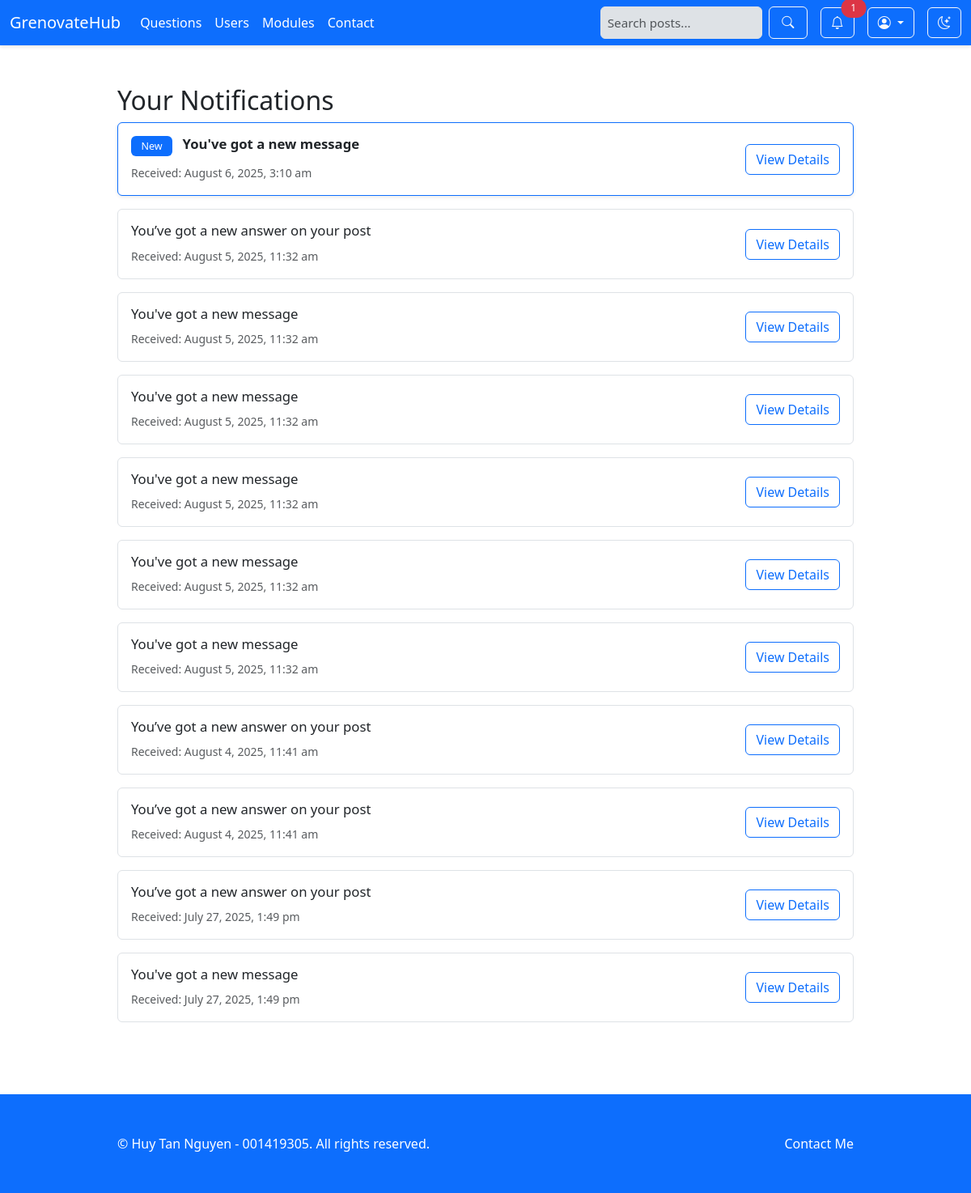
/web1-project-final/get_notification.php (signed in), run on the app's committed database.
### tables this page shows
CREATE TABLE `notifications` (
  `ID` bigint(20) NOT NULL,
  `UserID` bigint(20) DEFAULT NULL,
  `NotificationTitle` varchar(255) NOT NULL,
  `Type` varchar(50) NOT NULL,
  `RelatedEntityID` bigint(20) NOT NULL,
  `DateCreated` timestamp NOT NULL DEFAULT current_timestamp(),
  `IsRead` tinyint(1) NOT NULL DEFAULT 0
);

### web1-project-final/get_notification.php (called while the page is built, shortened)
<?php
include_once 'includes/DatabaseConnection.php';
include_once 'includes/DatabaseFunction.php';
$user_id = $_SESSION['user_id'];
$notifications = getAllUserNotifications($pdo, $user_id);
include 'templates/get_notification.html.php';
include 'templates/layout.html.php';
?>

### web1-project-final/includes/DatabaseFunction.php (called while the page is built, shortened)
<?php
function query($pdo, $sql, $parameters = []) {
    $query = $pdo->prepare($sql);
    foreach ($parameters as $key => $value) {
        if (is_int($value)) {
            $query->bindValue($key, $value, PDO::PARAM_INT);
        } else if (is_bool($value)) {
            $query->bindValue($key, $value, PDO::PARAM_BOOL);
        } else if (is_null($value)) {
            $query->bindValue($key, $value, PDO::PARAM_NULL);
        } else {
            $query->bindValue($key, $value, PDO::PARAM_STR);
        }
    }
    $query->execute();
    return $query;
}
function fetchAll($pdo, $sql, $parameters = []) {
    $query = query($pdo, $sql, $parameters);
    return $query->fetchAll(PDO::FETCH_ASSOC);
}
function getAllUserNotifications($pdo, $userId) {
  $sql = 'SELECT n.ID AS id, n.NotificationTitle AS title, n.DateCreated AS date, n.IsRead AS is_read
          FROM Notifications n
          WHERE n.UserID = :user_id
          ORDER BY n.DateCreated DESC
          LIMIT 99';
  return fetchAll($pdo, $sql, [':user_id' => $userId]);
}

### web1-project-final/templates/get_notification.html.php (the view)
<div class="container mt-4">
    <h2>Your Notifications</h2>
    <?php if (empty($notifications)): ?>
        <div class="alert alert-info" role="alert">
            You have no new notifications.
        </div>
    <?php else: ?>
        <?php foreach ($notifications as $notification): ?>
            <?php
            $card_class = $notification['is_read'] ? 'alert-secondary' : 'border-primary shadow-sm';
            $text_weight = $notification['is_read'] ? 'fw-normal' : 'fw-bold';
            ?>
            <div class="card mb-3 <?php echo $card_class; ?>">
                <div class="card-body">
                    <div class="d-flex justify-content-between">
                        <div>
                            <h5 class="card-title <?php echo $text_weight; ?>">
                                <?php if (!$notification['is_read']): ?>
                                    <span class="badge bg-primary me-2">New</span>
                                <?php endif; ?>
                                <?php echo htmlspecialchars($notification['title']); ?>
                            </h5>
                            <p class="card-text mb-0">
                                <small class="text-muted">
                                    Received: <?php echo date('F j, Y, g:i a', strtotime($notification['date'])); ?>
                                </small>
                            </p>
                        </div>
                        <div class="align-self-center">
                            <a href="get_notification.php?id=<?= $notification['id'] ?>" class="btn btn-outline-primary">
                                View Details
                            </a>
                        </div>
                    </div>
                </div>
            </div>
        <?php endforeach; ?>
    <?php endif; ?>
</div>

### web1-project-final/index.css (style rules this page uses)
:root { --primary: #0d6efd; --primary-foreground: #ffffff; --secondary: #6c757d; --secondary-foreground: #ffffff; --accent: #e9ecef; --accent-foreground: #212529; --background: #ffffff; --foreground: #212529; --card: #ffffff; --card-foreground: #212529; --border: #dee2e6; --input: #dee2e6; --ring: #0d6efd; --radius: 0.375rem; --font-family: system-ui, -apple-system, "Segoe UI", Roboto; }
body { font-family: var(--font-family); background-color: var(--background); color: var(--foreground); }
.card { background-color: var(--card); color: var(--card-foreground); border-color: var(--border); transition: transform 0.2s; }
.btn { border-radius: var(--radius); }
.badge { font-weight: 500; padding: 0.5em 1em; }
.card-title { font-weight: 600; font-size: 1.045rem; white-space: nowrap; overflow: hidden; text-overflow: ellipsis; }
.card-text { display: -webkit-box; -webkit-line-clamp: 3; -webkit-box-orient: vertical; overflow: hidden; text-overflow: ellipsis; }
.container { max-width: 120vh; margin: 0 auto; padding: 25px; }
.card a { text-decoration: none !important; }
div a { text-decoration: none !important; }

### data on the page
notifications: IsRead "New", NotificationTitle "You've got a new message", DateCreated "August 6, 2025, 3:10 am"
notifications: NotificationTitle "You’ve got a new answer on your post", DateCreated "August 5, 2025, 11:32 am"
notifications: NotificationTitle "You've got a new message", DateCreated "August 5, 2025, 11:32 am"
notifications: NotificationTitle "You've got a new message", DateCreated "August 5, 2025, 11:32 am"
notifications: NotificationTitle "You've got a new message", DateCreated "August 5, 2025, 11:32 am"
notifications: NotificationTitle "You've got a new message", DateCreated "August 5, 2025, 11:32 am"
notifications: NotificationTitle "You've got a new message", DateCreated "August 5, 2025, 11:32 am"
notifications: NotificationTitle "You’ve got a new answer on your post", DateCreated "August 4, 2025, 11:41 am"
notifications: NotificationTitle "You’ve got a new answer on your post", DateCreated "August 4, 2025, 11:41 am"
notifications: NotificationTitle "You’ve got a new answer on your post", DateCreated "July 27, 2025, 1:49 pm"
notifications: NotificationTitle "You've got a new message", DateCreated "July 27, 2025, 1:49 pm"

### other printed values
$unread_count "1"
